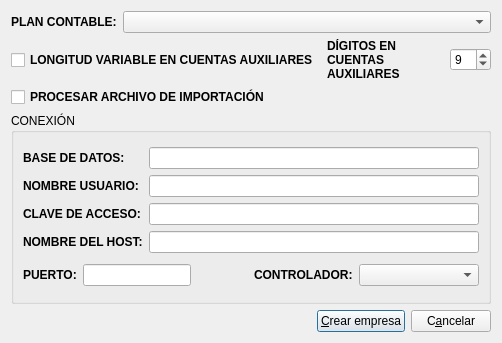
<?xml version="1.0" encoding="UTF-8"?>
<ui version="4.0">
 <author>José Manuel Díez Botella</author>
 <class>creaempresa</class>
 <widget class="QDialog" name="creaempresa">
  <property name="geometry">
   <rect>
    <x>0</x>
    <y>0</y>
    <width>502</width>
    <height>343</height>
   </rect>
  </property>
  <property name="windowTitle">
   <string>Crea empresa</string>
  </property>
  <layout class="QVBoxLayout">
   <item>
    <layout class="QHBoxLayout">
     <item>
      <widget class="QLabel" name="label">
       <property name="font">
        <font>
         <weight>75</weight>
         <bold>true</bold>
        </font>
       </property>
       <property name="text">
        <string>PLAN CONTABLE:</string>
       </property>
      </widget>
     </item>
     <item>
      <widget class="QComboBox" name="plancomboBox">
       <property name="sizePolicy">
        <sizepolicy hsizetype="Expanding" vsizetype="Fixed">
         <horstretch>0</horstretch>
         <verstretch>0</verstretch>
        </sizepolicy>
       </property>
      </widget>
     </item>
    </layout>
   </item>
   <item>
    <layout class="QHBoxLayout">
     <item>
      <widget class="QCheckBox" name="longvariablecheckBox">
       <property name="font">
        <font>
         <weight>75</weight>
         <bold>true</bold>
        </font>
       </property>
       <property name="text">
        <string>LONGITUD VARIABLE EN CUENTAS AUXILIARES</string>
       </property>
      </widget>
     </item>
     <item>
      <spacer>
       <property name="orientation">
        <enum>Qt::Horizontal</enum>
       </property>
       <property name="sizeHint" stdset="0">
        <size>
         <width>16</width>
         <height>20</height>
        </size>
       </property>
      </spacer>
     </item>
     <item>
      <layout class="QHBoxLayout">
       <property name="spacing">
        <number>6</number>
       </property>
       <property name="margin">
        <number>0</number>
       </property>
       <item>
        <widget class="QLabel" name="digitoslabel">
         <property name="font">
          <font>
           <weight>75</weight>
           <bold>true</bold>
          </font>
         </property>
         <property name="text">
          <string>DÍGITOS EN CUENTAS AUXILIARES</string>
         </property>
         <property name="wordWrap">
          <bool>true</bool>
         </property>
        </widget>
       </item>
       <item>
        <widget class="QSpinBox" name="digitosspinBox">
         <property name="sizePolicy">
          <sizepolicy hsizetype="Preferred" vsizetype="Fixed">
           <horstretch>0</horstretch>
           <verstretch>0</verstretch>
          </sizepolicy>
         </property>
         <property name="maximumSize">
          <size>
           <width>50</width>
           <height>16777215</height>
          </size>
         </property>
         <property name="minimum">
          <number>4</number>
         </property>
         <property name="maximum">
          <number>40</number>
         </property>
         <property name="value">
          <number>9</number>
         </property>
        </widget>
       </item>
      </layout>
     </item>
    </layout>
   </item>
   <item>
    <widget class="QCheckBox" name="importacioncheckBox">
     <property name="font">
      <font>
       <weight>75</weight>
       <bold>true</bold>
      </font>
     </property>
     <property name="text">
      <string>PROCESAR ARCHIVO DE IMPORTACIÓN</string>
     </property>
    </widget>
   </item>
   <item>
    <widget class="QGroupBox" name="groupBox">
     <property name="title">
      <string>CONEXIÓN</string>
     </property>
     <layout class="QVBoxLayout">
      <item>
       <layout class="QGridLayout">
        <property name="margin">
         <number>0</number>
        </property>
        <property name="spacing">
         <number>6</number>
        </property>
        <item row="0" column="1">
         <widget class="QLineEdit" name="bdlineEdit"/>
        </item>
        <item row="1" column="0">
         <widget class="QLabel" name="label_4">
          <property name="font">
           <font>
            <weight>75</weight>
            <bold>true</bold>
           </font>
          </property>
          <property name="text">
           <string>NOMBRE USUARIO:</string>
          </property>
         </widget>
        </item>
        <item row="2" column="0">
         <widget class="QLabel" name="label_5">
          <property name="font">
           <font>
            <weight>75</weight>
            <bold>true</bold>
           </font>
          </property>
          <property name="text">
           <string>CLAVE DE ACCESO:</string>
          </property>
         </widget>
        </item>
        <item row="3" column="1">
         <widget class="QLineEdit" name="hostlineEdit"/>
        </item>
        <item row="3" column="0">
         <widget class="QLabel" name="label_6">
          <property name="font">
           <font>
            <weight>75</weight>
            <bold>true</bold>
           </font>
          </property>
          <property name="text">
           <string>NOMBRE DEL HOST:</string>
          </property>
         </widget>
        </item>
        <item row="2" column="1">
         <widget class="QLineEdit" name="clavelineEdit">
          <property name="echoMode">
           <enum>QLineEdit::Password</enum>
          </property>
         </widget>
        </item>
        <item row="0" column="0">
         <widget class="QLabel" name="label_3">
          <property name="font">
           <font>
            <weight>75</weight>
            <bold>true</bold>
           </font>
          </property>
          <property name="text">
           <string>BASE DE DATOS:</string>
          </property>
         </widget>
        </item>
        <item row="1" column="1">
         <widget class="QLineEdit" name="usuariolineEdit"/>
        </item>
       </layout>
      </item>
      <item>
       <layout class="QHBoxLayout">
        <item>
         <widget class="QLabel" name="label_8">
          <property name="font">
           <font>
            <weight>75</weight>
            <bold>true</bold>
           </font>
          </property>
          <property name="text">
           <string>PUERTO:</string>
          </property>
         </widget>
        </item>
        <item>
         <widget class="QLineEdit" name="puertolineEdit"/>
        </item>
        <item>
         <spacer>
          <property name="orientation">
           <enum>Qt::Horizontal</enum>
          </property>
          <property name="sizeHint" stdset="0">
           <size>
            <width>41</width>
            <height>21</height>
           </size>
          </property>
         </spacer>
        </item>
        <item>
         <widget class="QLabel" name="label_7">
          <property name="font">
           <font>
            <weight>75</weight>
            <bold>true</bold>
           </font>
          </property>
          <property name="text">
           <string>CONTROLADOR:</string>
          </property>
         </widget>
        </item>
        <item>
         <widget class="QComboBox" name="controladorcomboBox">
          <property name="minimumSize">
           <size>
            <width>120</width>
            <height>0</height>
           </size>
          </property>
         </widget>
        </item>
       </layout>
      </item>
     </layout>
    </widget>
   </item>
   <item>
    <layout class="QHBoxLayout">
     <property name="spacing">
      <number>6</number>
     </property>
     <property name="margin">
      <number>0</number>
     </property>
     <item>
      <spacer>
       <property name="orientation">
        <enum>Qt::Horizontal</enum>
       </property>
       <property name="sizeHint" stdset="0">
        <size>
         <width>40</width>
         <height>20</height>
        </size>
       </property>
      </spacer>
     </item>
     <item>
      <widget class="QPushButton" name="crearpushButton">
       <property name="text">
        <string>&amp;Crear empresa</string>
       </property>
       <property name="default">
        <bool>true</bool>
       </property>
      </widget>
     </item>
     <item>
      <widget class="QPushButton" name="cancelarpushButton">
       <property name="text">
        <string>C&amp;ancelar</string>
       </property>
      </widget>
     </item>
    </layout>
   </item>
  </layout>
 </widget>
 <tabstops>
  <tabstop>plancomboBox</tabstop>
  <tabstop>digitosspinBox</tabstop>
  <tabstop>bdlineEdit</tabstop>
  <tabstop>usuariolineEdit</tabstop>
  <tabstop>clavelineEdit</tabstop>
  <tabstop>hostlineEdit</tabstop>
  <tabstop>controladorcomboBox</tabstop>
  <tabstop>crearpushButton</tabstop>
  <tabstop>cancelarpushButton</tabstop>
 </tabstops>
 <resources/>
 <connections>
  <connection>
   <sender>cancelarpushButton</sender>
   <signal>clicked()</signal>
   <receiver>creaempresa</receiver>
   <slot>reject()</slot>
   <hints>
    <hint type="sourcelabel">
     <x>501</x>
     <y>327</y>
    </hint>
    <hint type="destinationlabel">
     <x>601</x>
     <y>363</y>
    </hint>
   </hints>
  </connection>
  <connection>
   <sender>crearpushButton</sender>
   <signal>clicked()</signal>
   <receiver>creaempresa</receiver>
   <slot>accept()</slot>
   <hints>
    <hint type="sourcelabel">
     <x>366</x>
     <y>315</y>
    </hint>
    <hint type="destinationlabel">
     <x>297</x>
     <y>313</y>
    </hint>
   </hints>
  </connection>
 </connections>
</ui>
